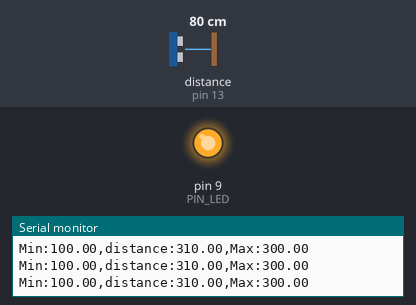
This sketch was run on a simulated Arduino Uno, built with avr-gcc and run on an emulated ATmega328P. Shown: output pins drawn as LEDs (lit = HIGH), the last lines printed to the serial monitor. Wiring (inferred from the names in the program): ultrasonic range finder: trigger pin 12; echo pin 13. Dashed ring = blinking. Inputs (shaded band) come from the test bench; at power-on: distance to the obstacle (sensor on pin 13) 80 cm. The echo pulse lasts 58.3 µs per cm; pins used as bus, display or sensor lines are not drawn.

Above: at 1.2 s.
1.3 s: distance to the obstacle (sensor on pin 13) set to 18 cm
At 1.81 s:
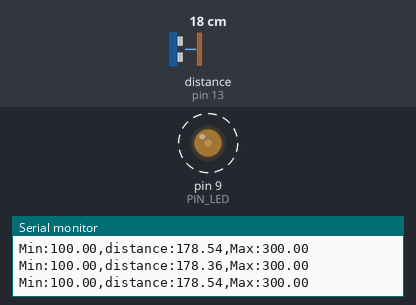
4.3 s: distance to the obstacle (sensor on pin 13) set to 2 cm
Timing chart, 0 to 7.3 s (numbered marks = the images above; inputs shaded):
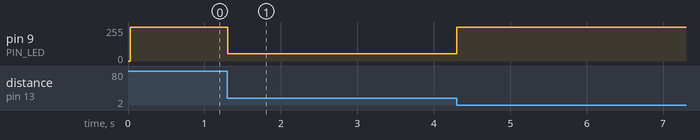

The sketch:

08_example_2.ino
```cpp
// Arduino pin assignment
#define PIN_LED  9
#define PIN_TRIG 12   // sonar sensor TRIGGER
#define PIN_ECHO 13   // sonar sensor ECHO

// configurable parameters
#define SND_VEL 346.0     // sound velocity at 24 celsius degree (unit: m/sec)
#define INTERVAL 25      // sampling interval (unit: msec)
#define PULSE_DURATION 10 // ultra-sound Pulse Duration (unit: usec)
#define _DIST_MIN 100.0   // minimum distance to be measured (unit: mm)
#define _DIST_MAX 300.0   // maximum distance to be measured (unit: mm)

#define TIMEOUT ((INTERVAL / 2) * 1000.0) // maximum echo waiting time (unit: usec)
#define SCALE (0.001 * 0.5 * SND_VEL) // coefficent to convert duration to distance

unsigned long last_sampling_time;   // unit: msec

void setup() {
  // initialize GPIO pins
  pinMode(PIN_LED, OUTPUT);
  pinMode(PIN_TRIG, OUTPUT);  // sonar TRIGGER
  pinMode(PIN_ECHO, INPUT);   // sonar ECHO
  digitalWrite(PIN_TRIG, LOW);  // turn-off Sonar

  // initialize serial port
  Serial.begin(57600);
}

void loop() {
  float distance;

  // wait until next sampling time. // polling
  // millis() returns the number of milliseconds since the program started.
  //    will overflow after 50 days.
  if (millis() < (last_sampling_time + INTERVAL))
    return;

  distance = USS_measure(PIN_TRIG, PIN_ECHO); // read distance

  if ((distance == 0.0) || (distance > _DIST_MAX)) {
      distance = _DIST_MAX + 10.0;    // Set Higher Value
      digitalWrite(PIN_LED, 1);       // LED OFF
  } else if (distance < _DIST_MIN) {
      distance = _DIST_MIN - 10.0;    // Set Lower Value
      digitalWrite(PIN_LED, 1);       // LED OFF
  } else {    // In desired Range
      digitalWrite(PIN_LED, 0);       // LED ON
  }


  analogWrite(PIN_LED, hehe(distance));

  // output the distance to the serial port
  Serial.print("Min:");        Serial.print(_DIST_MIN);
  Serial.print(",distance:");  Serial.print(distance);
  Serial.print(",Max:");       Serial.print(_DIST_MAX);
  Serial.println("");


  // update last sampling time
  last_sampling_time += INTERVAL;
}

// get a distance reading from USS. return value is in millimeter.
float USS_measure(int TRIG, int ECHO)
{
  digitalWrite(TRIG, HIGH);
  delayMicroseconds(PULSE_DURATION);
  digitalWrite(TRIG, LOW);

  return pulseIn(ECHO, HIGH, TIMEOUT) * SCALE; // unit: mm

  // Pulse duration to distance conversion example (target distance = 17.3m)
  // - pulseIn(ECHO, HIGH, timeout) returns microseconds (음파의 왕복 시간)
  // - 편도 거리 = (pulseIn() / 1,000,000) * SND_VEL / 2 (미터 단위)
  //   mm 단위로 하려면 * 1,000이 필요 ==>  SCALE = 0.001 * 0.5 * SND_VEL
  //
  // - 예, pusseIn()이 100,000 이면 (= 0.1초, 왕복 거리 34.6m)
  //        = 100,000 micro*sec * 0.001 milli/micro * 0.5 * 346 meter/sec
  //        = 100,000 * 0.001 * 0.5 * 346
  //        = 17,300 mm  ==> 17.3m
}

int hehe(float distance) {
  if (distance <= 100 || distance >= 300) {
    return 255;
    }
  else if (distance<200) {
    return (int) (255 - (2.55 * (distance-100)));
    }
   else {
    return (int) (255 - (-2.55 * (distance-300)));
    }


  }
```

Measured:
- after the input at 1.3 s, pin 9 (PIN_LED): alternates 55/255 for 0.02 s and 54/255 for 0.03 s, starting at once
